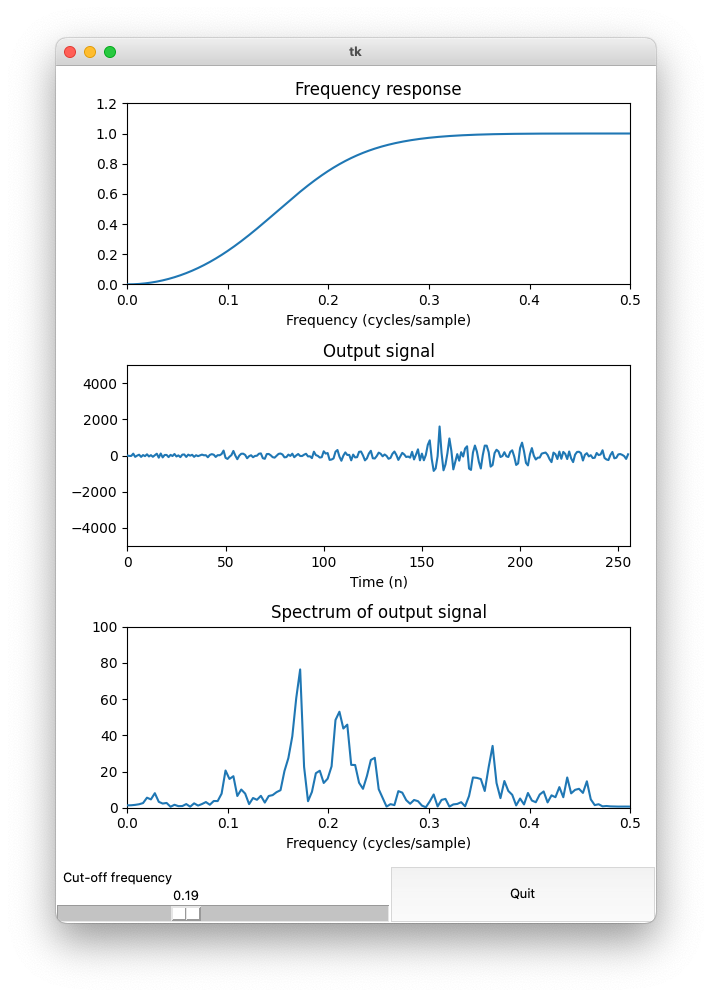

Generate this figure with Python:
# plot_play_file_filter_spectrum_numpy.py

import pyaudio
import wave
import numpy as np
from scipy.signal import butter, lfilter, freqz
import tkinter as Tk
from matplotlib import animation
import matplotlib.figure
from matplotlib.backends.backend_tkagg import FigureCanvasTkAgg

matplotlib.use('TkAgg')
# matplotlib.use('MacOSX')      # Either works...

# BLOCKLEN = 512
BLOCKLEN = 256          # no drop outs
# BLOCKLEN = 128      # DROP OUTS
# BLOCKLEN = 64       # DROP OUTS

# Specify wave file
wavfile = 'author.wav'
print('Name of wave file: %s' % wavfile)

# Open wave file
wf = wave.open( wavfile, 'rb')

# Read wave file properties
RATE        = wf.getframerate()     # Frame rate (frames/second)
WIDTH       = wf.getsampwidth()     # Number of bytes per sample
LEN         = wf.getnframes()       # Signal length
CHANNELS    = wf.getnchannels()     # Number of channels

print('The file has %d channel(s).'         % CHANNELS)
print('The file has %d frames/second.'      % RATE)
print('The file has %d frames.'             % LEN)
print('The file has %d bytes per sample.'   % WIDTH)

BLOCK_DURATION = 1000.0 * BLOCKLEN/RATE # duration in milliseconds
print('Block length: %d' % BLOCKLEN)
print('Duration of block in milliseconds: %.2f' % BLOCK_DURATION)


# Update filter when slider is moved
def update_filter(event):
    global a, b
    global fc
    fc = cutoff_freq.get()
    # [b, a] = butter(ORDER, 2 * fc)
    [b, a] = butter(ORDER, 2 * fc, btype = 'high')
    [om, H] = freqz(b, a)
    
    line_freqresp.set_ydata(np.abs(H))
    # fig1.canvas.draw()


# DEFINE TKINTER ROOT

root = Tk.Tk()    # Define root before creating figure

# Cut-off frequency slider
cutoff_freq = Tk.DoubleVar()            # Define Tk variable
cutoff_freq.set(0.25)                   # Initilize
S_cutoff = Tk.Scale(root, label = 'Cut-off frequency',
        variable = cutoff_freq, from_ = 0.01, to = 0.49, resolution = 0.01,
        orient = 'horizontal',
        command = update_filter)

# Quit button
B_quit = Tk.Button(root, text = 'Quit', command = root.quit)


# Create Butterworth filter
# fc = cutoff_freq.get()
# [b, a] = butter(ORDER, 2 * fc, btype = 'high')

# Initialize filter
b = [0]
a = [1]
[om, H] = freqz(b, a)
f = om/(2 * np.pi)
ORDER = 2   # filter order
states = np.zeros(ORDER)

# DEFINE FIGURE

fig1 = matplotlib.figure.Figure()                     # not using pyplot
ax_freqresp = fig1.add_subplot(3, 1, 1)
ax_signal = fig1.add_subplot(3, 1, 2)
ax_spectrum = fig1.add_subplot(3, 1, 3)
fig1.set_size_inches((6, 8))  # (width, height)

n = np.arange(BLOCKLEN)
output_block = np.zeros(BLOCKLEN)
[line_signal] = ax_signal.plot(n, output_block)

ax_signal.set_ylim(-5000, 5000)
ax_signal.set_xlim(0, BLOCKLEN)
ax_signal.set_xlabel('Time (n)')
ax_signal.set_title('Output signal')

[line_freqresp] = ax_freqresp.plot(f, np.abs(H))
ax_freqresp.set_xlim(0, 0.5)
ax_freqresp.set_ylim(0, 1.2)
ax_freqresp.set_title('Frequency response')
ax_freqresp.set_xlabel('Frequency (cycles/sample)')

X = np.fft.rfft(output_block)  # real fft
f2 = np.arange(X.size) / BLOCKLEN
[line_spectrum] = ax_spectrum.plot(f2, np.abs(X)/BLOCKLEN)
ax_spectrum.set_xlim(0, 0.5)
ax_spectrum.set_ylim(0, 100)
ax_spectrum.set_title('Spectrum of output signal')
ax_spectrum.set_xlabel('Frequency (cycles/sample)')

fig1.tight_layout()


# Turn figure into a Tkinter widget
my_canvas = FigureCanvasTkAgg(fig1, master = root)
# fig1.canvas.draw()   # (optional ?)
# my_canvas.draw()   # (optional ?)
C1 = my_canvas.get_tk_widget()   # canvas widget

# PLACE WIDGETS

C1.pack()
B_quit.pack(side = 'right', expand = True, fill = 'both')
S_cutoff.pack(side = 'left', expand = True, fill = 'both')

# Open the audio output stream
p = pyaudio.PyAudio()

PA_FORMAT = p.get_format_from_width(WIDTH)
stream = p.open(
    format = PA_FORMAT,
    channels = CHANNELS,
    rate = RATE,
    input = False,
    output = True,
    frames_per_buffer = BLOCKLEN)

output_block = np.zeros(BLOCKLEN)
MAXVALUE = 2**15-1

def my_init():
    print('hello')
    return (line_signal, line_freqresp, line_spectrum)
    
def my_update(i):

    global states

    # Get block of samples from audion input stream
    input_bytes = wf.readframes(BLOCKLEN)
    # input_bytes = stream.read(BLOCKLEN, exception_on_overflow = False)

    # Rewind if at end of file
    if len(input_bytes) < WIDTH * BLOCKLEN:
        wf.rewind()
        input_bytes = wf.readframes(BLOCKLEN)

    # Convert from binary data
    input_block = np.frombuffer(input_bytes, dtype = 'int16')

    # filtering
    [output_block, states] = lfilter(b, a, input_block, zi = states)

    # clip before converting to 16 bit integers
    signal_block = np.clip(output_block, -MAXVALUE, MAXVALUE)   
        
    line_signal.set_ydata(output_block)
    line_spectrum.set_ydata(np.abs(np.fft.rfft(output_block))/BLOCKLEN)

    # Convert output value to binary data
    # And write binary data to audio output stream
    stream.write(output_block.astype('int16').tobytes(), BLOCKLEN)

    return (line_signal, line_freqresp, line_spectrum)

update_filter(None)         # draw frequency response

my_anima = animation.FuncAnimation(
    fig1,
    my_update,
    init_func = my_init,
    interval = 10,   # milliseconds (what happens if this is 200?)
    blit = True,
    cache_frame_data = False,
    repeat = False
)

Tk.mainloop()           # Start Tkinter (includes animation)

stream.stop_stream()
stream.close()
p.terminate()

print('* Finished')
